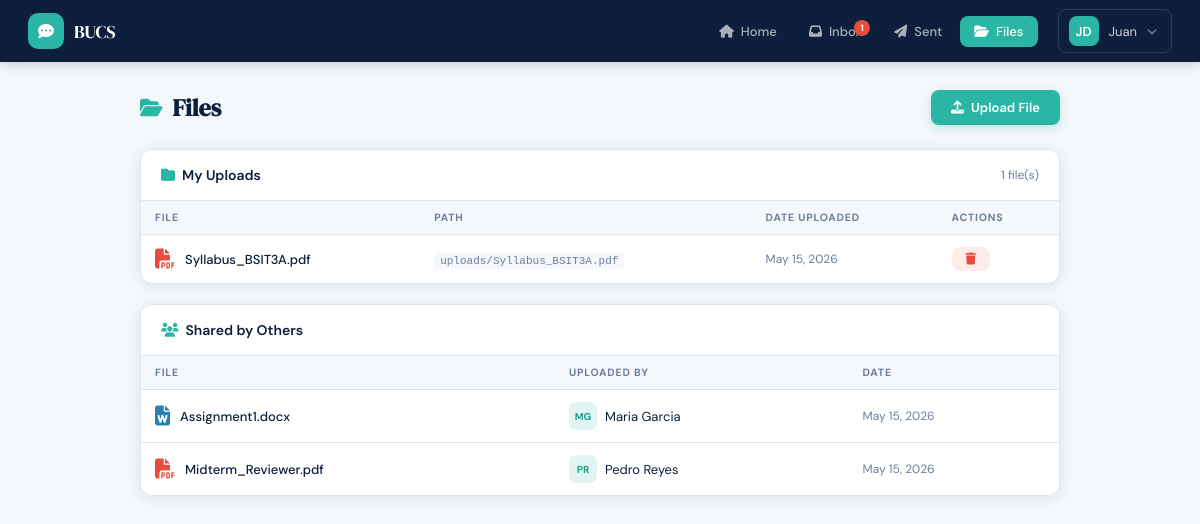
/user/files.php (signed in), run on the app's committed database.
### tables this page shows
CREATE TABLE IF NOT EXISTS files (
    file_id     INT AUTO_INCREMENT PRIMARY KEY,
    filename    VARCHAR(255) NOT NULL,
    file        VARCHAR(500) NOT NULL,    
    uploaded_by VARCHAR(20)  NOT NULL,
    uploaded_at DATETIME DEFAULT CURRENT_TIMESTAMP,
    FOREIGN KEY (uploaded_by) REFERENCES users(id_no) ON DELETE CASCADE
);

CREATE TABLE IF NOT EXISTS users (
    id_no       VARCHAR(20) PRIMARY KEY,
    fname       VARCHAR(50)  NOT NULL,
    mname       VARCHAR(50),
    lname       VARCHAR(50)  NOT NULL,
    uname       VARCHAR(50)  NOT NULL UNIQUE,
    pwd         VARCHAR(255) NOT NULL,
    created_at  DATETIME DEFAULT CURRENT_TIMESTAMP
);

### user/files.php (the view, shortened to what this page needs)
<?php
include 'layout.php';
$db  = getDB();
$uid = $me['id_no'];
$my_files  = $db->query("SELECT * FROM files WHERE uploaded_by='$uid' ORDER BY uploaded_at DESC");
$all_files = $db->query("
    SELECT f.*, u.fname, u.lname
    FROM files f JOIN users u ON f.uploaded_by = u.id_no
    WHERE f.uploaded_by != '$uid'
    ORDER BY f.uploaded_at DESC");
function fileIcon($name) {
    $ext = strtolower(pathinfo($name, PATHINFO_EXTENSION));
    $map = [
        'pdf'=>['fa-file-pdf','#e74c3c'],
        'doc'=>['fa-file-word','#2980b9'],'docx'=>['fa-file-word','#2980b9'],
        'xls'=>['fa-file-excel','#27ae60'],'xlsx'=>['fa-file-excel','#27ae60'],
        'ppt'=>['fa-file-powerpoint','#e67e22'],'pptx'=>['fa-file-powerpoint','#e67e22'],
        'jpg'=>['fa-file-image','#9b59b6'],'jpeg'=>['fa-file-image','#9b59b6'],
        'png'=>['fa-file-image','#9b59b6'],'gif'=>['fa-file-image','#9b59b6'],
        'zip'=>['fa-file-zipper','#7f8c8d'],'rar'=>['fa-file-zipper','#7f8c8d'],
        'txt'=>['fa-file-lines','#95a5a6'],
    ];
    return $map[$ext] ?? ['fa-file','#95a5a6'];
}
?>
<div class="page-wrap">
  <div class="page-head">
    <h1><i class="fa fa-folder-open"></i> Files</h1>
    <button class="btn btn-primary" onclick="openModal('uploadModal')">
      <i class="fa fa-upload"></i> Upload File
    </button>
  </div>
  <div class="card" style="margin-bottom:20px;">
    <div style="padding:16px 20px;border-bottom:1px solid var(--border);display:flex;align-items:center;justify-content:space-between;">
      <span style="font-weight:600;color:var(--navy);font-size:14px;"><i class="fa fa-folder" style="color:var(--teal);margin-right:7px"></i>My Uploads</span>
      <span style="font-size:12px;color:var(--muted)"><?= $my_files->num_rows ?> file(s)</span>
    </div>
    <?php if ($my_files->num_rows === 0): ?>
    <div class="empty" style="padding:36px 20px"><i class="fa fa-folder-open"></i><p>No files uploaded yet.</p></div>
    <?php else: ?>
    <div class="tbl-wrap">
    <table class="tbl">
      <thead><tr><th>File</th><th>Path</th><th>Date Uploaded</th><th>Actions</th></tr></thead>
      <tbody>
      <?php while($f = $my_files->fetch_assoc()):
        [$icon,$clr] = fileIcon($f['filename']); ?>
      <tr>
        <td>
          <div style="display:flex;align-items:center;gap:10px;">
            <i class="fa <?= $icon ?>" style="color:<?= $clr ?>;font-size:20px;flex-shrink:0"></i>
            <span style="font-weight:500"><?= htmlspecialchars($f['filename']) ?></span>
          </div>
        </td>
        <td><code style="font-size:11px;color:var(--muted);background:var(--bg);padding:2px 6px;border-radius:4px"><?= htmlspecialchars($f['file']) ?></code></td>
        <td style="color:var(--muted);font-size:12px"><?= date('M d, Y', strtotime($f['uploaded_at'])) ?></td>
        <td>
          <form method="POST" onsubmit="return confirm('Delete this file?')" style="display:inline">
            <button class="btn btn-danger btn-sm"><i class="fa fa-trash"></i></button>
          </form>
        </td>
      </tr>
      <?php endwhile; ?>
      </tbody>
    </table>
    </div>
    <?php endif; ?>
  </div>
  <div class="card">
    <div style="padding:16px 20px;border-bottom:1px solid var(--border);">
      <span style="font-weight:600;color:var(--navy);font-size:14px;"><i class="fa fa-users" style="color:var(--teal);margin-right:7px"></i>Shared by Others</span>
    </div>
    <?php if ($all_files->num_rows === 0): ?>
    <div class="empty" style="padding:36px 20px"><i class="fa fa-folder-open"></i><p>No shared files available.</p></div>
    <?php else: ?>
    <div class="tbl-wrap">
    <table class="tbl">
      <thead><tr><th>File</th><th>Uploaded By</th><th>Date</th></tr></thead>
      <tbody>
      <?php while($f = $all_files->fetch_assoc()):
        [$icon,$clr] = fileIcon($f['filename']); ?>
      <tr>
        <td>
          <div style="display:flex;align-items:center;gap:10px;">
            <i class="fa <?= $icon ?>" style="color:<?= $clr ?>;font-size:20px;flex-shrink:0"></i>
            <span style="font-weight:500"><?= htmlspecialchars($f['filename']) ?></span>
          </div>
        </td>
        <td>
          <div style="display:flex;align-items:center;gap:8px;">
            <div style="width:28px;height:28px;background:var(--teal-lt);border-radius:7px;display:grid;place-items:center;font-size:10px;font-weight:700;color:var(--teal-dk);">
              <?= strtoupper(substr($f['fname'],0,1).substr($f['lname'],0,1)) ?>
            </div>
            <?= htmlspecialchars($f['fname'].' '.$f['lname']) ?>
          </div>
        </td>
        <td style="color:var(--muted);font-size:12px"><?= date('M d, Y', strtotime($f['uploaded_at'])) ?></td>
      </tr>
      <?php endwhile; ?>
      </tbody>
    </table>
    </div>
    <?php endif; ?>
  </div>
</div>
</body></html>

### user/layout.php (style rules this page uses)
*,*::before,*::after { box-sizing:border-box;margin:0;padding:0 }
:root { --navy:#0d1f3c;--blue:#1a3a6b;--teal:#2ab5a5;--teal-dk:#1a9d8e; --teal-lt:#e1f5f3;--text:#0d1f3c;--muted:#6b7f9a; --border:#dde6f0;--bg:#f4f7fb;--white:#fff; --error:#e74c3c;--success:#27ae60;--warn:#f39c12; --nav-h:62px;--radius:12px; --shadow:0 2px 16px rgba(13,31,60,.09); --shadow-lg:0 6px 32px rgba(13,31,60,.14); }
html { font-size:14px; }
body { font-family:'DM Sans',sans-serif;background:var(--bg);color:var(--text);min-height:100vh; }
.page-wrap { max-width:960px;margin:0 auto;padding:28px 20px; }
.page-head { display:flex;align-items:center;justify-content:space-between; margin-bottom:24px;gap:12px;flex-wrap:wrap; }
.page-head h1 { font-family:'DM Serif Display',serif; font-size:24px;color:var(--navy); display:flex;align-items:center;gap:10px; }
.page-head h1 i { color:var(--teal);font-size:20px; }
.card { background:var(--white);border-radius:var(--radius); border:1px solid var(--border);box-shadow:var(--shadow);overflow:hidden; }
.btn { display:inline-flex;align-items:center;gap:7px; padding:9px 20px;border-radius:8px;border:none; font-family:inherit;font-size:13px;font-weight:600; cursor:pointer;transition:all .15s;text-decoration:none; }
.btn-primary { background:var(--teal);color:#fff;box-shadow:0 3px 10px rgba(42,181,165,.28); }
.btn-sm { padding:6px 14px;font-size:12px; }
.btn-danger { background:#fdecea;color:var(--error); }
.tbl-wrap { overflow-x:auto; }
table.tbl { width:100%;border-collapse:collapse;font-size:13px; }
table.tbl thead tr { background:var(--bg); }
table.tbl th { padding:10px 14px;text-align:left; font-size:10.5px;font-weight:700;text-transform:uppercase; letter-spacing:.08em;color:var(--muted);white-space:nowrap; }
table.tbl td { padding:12px 14px;border-top:1px solid var(--border);vertical-align:middle; }

### data on the page
files: filename "Syllabus_BSIT3A.pdf", file "uploads/Syllabus_BSIT3A.pdf", uploaded_at "May 15, 2026"
files: filename "Assignment1.docx", uploaded_by.lname "MG", uploaded_by.lname "Maria Garcia", uploaded_at "May 15, 2026"
files: filename "Midterm_Reviewer.pdf", uploaded_by.lname "PR", uploaded_by.lname "Pedro Reyes", uploaded_at "May 15, 2026"

### other printed values
$unread "1"
substr($me['fname'],0,1).substr($me['lname'],0,1) "JD"
$me['fname'] "Juan"
$my_files->num_rows "1"
